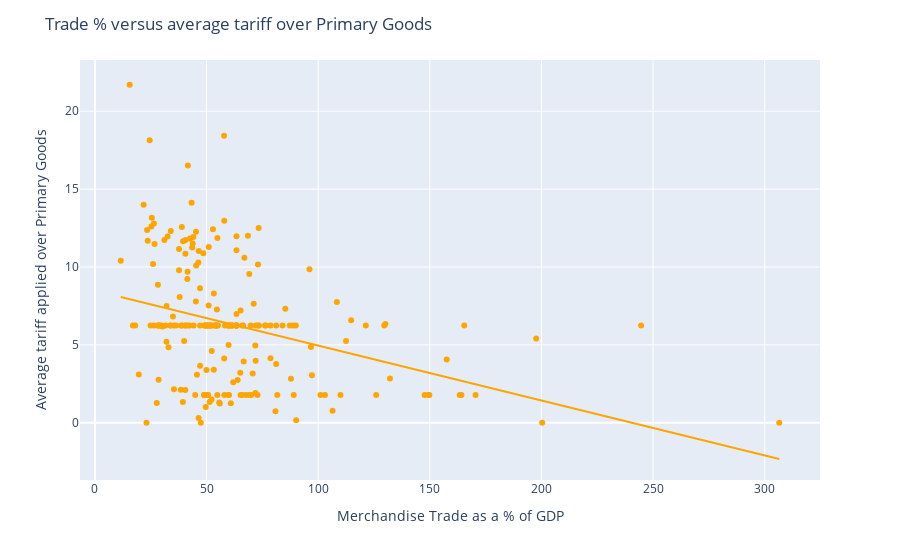

The cell this chart's notebook holds for it:
### Code cell
#Checking Trade% versus Average Tariff for primary goods
fig = px.scatter(gdp_tariff1, x="merchandise_trade_gdpPct", y="avg_tariff_primary",trendline = 'ols')
fig.update_layout(
    title='Trade % versus average tariff over Primary Goods', 
    xaxis_title="Merchandise Trade as a % of GDP",
    yaxis_title="Average tariff applied over Primary Goods",
 ).update_traces(marker=dict(color='orange'))

fig.show()

### Figure 1 — Plotly figure (JSON) as saved in the notebook; plotly's stock layout.template omitted (floating-point values rounded to 4 significant figures; data arrays with more than 128 entries replaced by an {"elided": "..."} marker saying what was removed)
{"data": [{"hovertemplate": "merchandise_trade_gdpPct=%{x}<br>avg_tariff_primary=%{y}<extra></extra>", "legendgroup": "", "marker": {"color": "orange", "symbol": "circle"}, "mode": "markers", "name": "", "orientation": "v", "showlegend": false, "type": "scatter", "x": {"elided": "209 float values"}, "xaxis": "x", "y": {"elided": "209 float values"}, "yaxis": "y"}, {"hovertemplate": "<b>OLS trendline</b><br>avg_tariff_primary = -0.0352616 * merchandise_trade_gdpPct + 8.48705<br>R<sup>2</sup>=0.126873<br><br>merchandise_trade_gdpPct=%{x}<br>avg_tariff_primary=%{y} <b>(trend)</b><extra></extra>", "legendgroup": "", "marker": {"color": "orange", "symbol": "circle"}, "mode": "lines", "name": "", "showlegend": false, "type": "scatter", "x": {"elided": "209 float values"}, "xaxis": "x", "y": {"elided": "209 float values"}, "yaxis": "y"}], "layout": {"legend": {"tracegroupgap": 0}, "margin": {"t": 60}, "title": {"text": "Trade % versus average tariff over Primary Goods"}, "xaxis": {"anchor": "y", "domain": [0, 1], "title": {"text": "Merchandise Trade as a % of GDP"}}, "yaxis": {"anchor": "x", "domain": [0, 1], "title": {"text": "Average tariff applied over Primary Goods"}}}}
